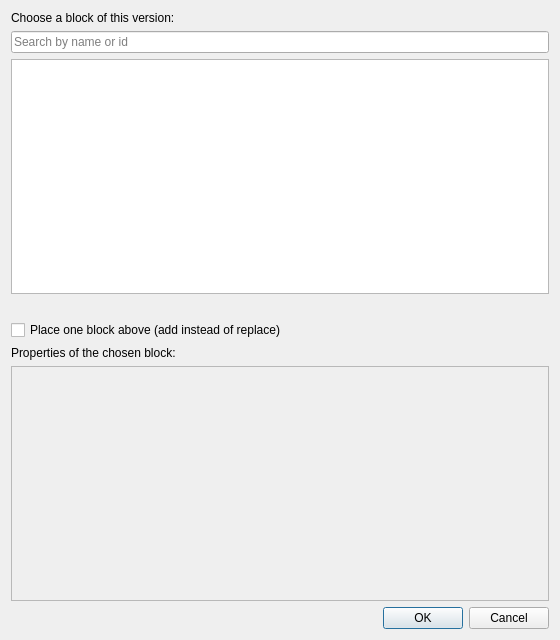
<?xml version="1.0" encoding="UTF-8"?>
<ui version="4.0">
 <class>BlockPickerUI</class>
 <widget class="QDialog" name="BlockPickerUI">
  <property name="geometry">
   <rect>
    <x>0</x>
    <y>0</y>
    <width>560</width>
    <height>640</height>
   </rect>
  </property>
  <property name="windowTitle">
   <string>Add/Replace Block</string>
  </property>
  <layout class="QVBoxLayout" name="verticalLayout">
   <item>
    <widget class="QLabel" name="headerLabel">
     <property name="text">
      <string>Choose a block of this version:</string>
     </property>
     <property name="wordWrap">
      <bool>true</bool>
     </property>
    </widget>
   </item>
   <item>
    <widget class="QLineEdit" name="searchEdit">
     <property name="placeholderText">
      <string>Search by name or id</string>
     </property>
     <property name="clearButtonEnabled">
      <bool>true</bool>
     </property>
    </widget>
   </item>
   <item>
    <widget class="QListWidget" name="blockList">
     <property name="minimumSize">
      <size>
       <width>0</width>
       <height>160</height>
      </size>
     </property>
     <property name="alternatingRowColors">
      <bool>true</bool>
     </property>
    </widget>
   </item>
   <item>
    <widget class="QLabel" name="positionLabel">
     <property name="text">
      <string notr="true"/>
     </property>
     <property name="wordWrap">
      <bool>true</bool>
     </property>
    </widget>
   </item>
   <item>
    <widget class="QCheckBox" name="aboveCheckBox">
     <property name="text">
      <string>Place one block above (add instead of replace)</string>
     </property>
    </widget>
   </item>
   <item>
    <widget class="QLabel" name="propertiesLabel">
     <property name="text">
      <string>Properties of the chosen block:</string>
     </property>
    </widget>
   </item>
   <item>
    <widget class="QScrollArea" name="scrollArea">
     <property name="widgetResizable">
      <bool>true</bool>
     </property>
     <property name="sizeAdjustPolicy">
      <enum>QAbstractScrollArea::SizeAdjustPolicy::AdjustIgnored</enum>
     </property>
     <widget class="QWidget" name="scrollAreaWidgetContents">
      <property name="geometry">
       <rect>
        <x>0</x>
        <y>0</y>
        <width>530</width>
        <height>160</height>
       </rect>
      </property>
      <layout class="QGridLayout" name="propertiesLayout"/>
     </widget>
    </widget>
   </item>
   <item>
    <widget class="QDialogButtonBox" name="buttonBox">
     <property name="standardButtons">
      <set>QDialogButtonBox::StandardButton::Cancel|QDialogButtonBox::StandardButton::Ok</set>
     </property>
    </widget>
   </item>
  </layout>
 </widget>
 <resources/>
 <connections/>
</ui>
